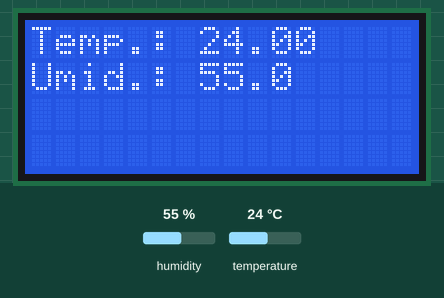
Simulated run of this sketch. Board: Arduino Uno, built with avr-gcc and run on an emulated ATmega328P. On the bench: 16×4 character LCD. The test bench sets the inputs (shaded band); at power-on: humidity 55 %, temperature 24 °C. What the sketch prints to the serial monitor is not drawn.

Above: at 6.2 s.
6.3 s: humidity set to 22 %
At 8.4 s:
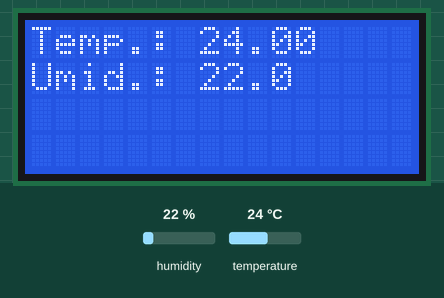
9.1 s: temperature set to 12 °C
At 10.7 s:
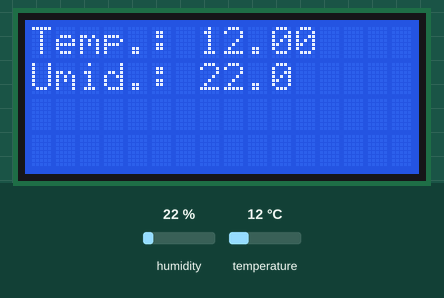
11.9 s: humidity set to 40 %
At 15.0 s:
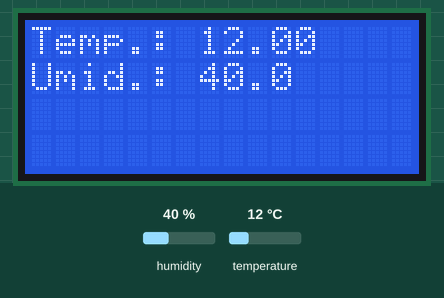
15.3 s: temperature set to 19 °C
Timing chart, 0 to 18.3 s (numbered marks = the images above; inputs shaded):
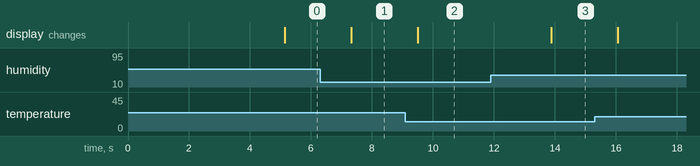

Measured:
- after the input at 6.3 s, the display: changes after 1.0 s (image 1)
- after the input at 9.1 s, the display: changes after 0.41 s (image 2)
- after the input at 11.9 s, the display: changes after 2.0 s (image 3)

The sketch:

DHT11_stm32.ino
```cpp
#include "DHT.h"

#define DHTPIN PB5 // pino que estamos conectado
#define DHTTYPE DHT11 // DHT 11
#include <LiquidCrystal_I2C.h>
DHT dht(DHTPIN, DHTTYPE);
LiquidCrystal_I2C lcd(0x3f, 16, 4); //Configuraçao do LCD
void setup()
{
  Serial.begin(9600);
  Serial.println("DHT STM32 TEST!!!");
  lcd.begin();
  lcd.backlight();
  dht.begin();
  lcd.setCursor(0, 0);
  lcd.print("DHT STM32 TEST");
  delay(5000);
}

void loop()
{
  // A leitura da temperatura e umidade pode levar 250ms!
  // O atraso do sensor pode chegar a 2 segundos.
  float h = dht.readHumidity();
  float t = dht.readTemperature();
  // testa se retorno é valido, caso contrário algo está errado.
  if (isnan(t) || isnan(h))
  {
    Serial.println("Failed to read from DHT");
  }
  else
  {
    Serial.print("Umidade: ");
    Serial.print(h);
    Serial.print(" %t");
    Serial.print("Temperatura: ");
    Serial.print(t);
    Serial.println(" *C");

    lcd.clear();
    lcd.setCursor(0, 0);
    lcd.print("Temp.:       ");
    lcd.setCursor(7, 0);
    lcd.print(t);

    lcd.setCursor(0, 1);
    lcd.print("Umid.:       ");
    lcd.setCursor(7, 1);
    lcd.print(h, 1);
    delay(500);


  }
}
```
